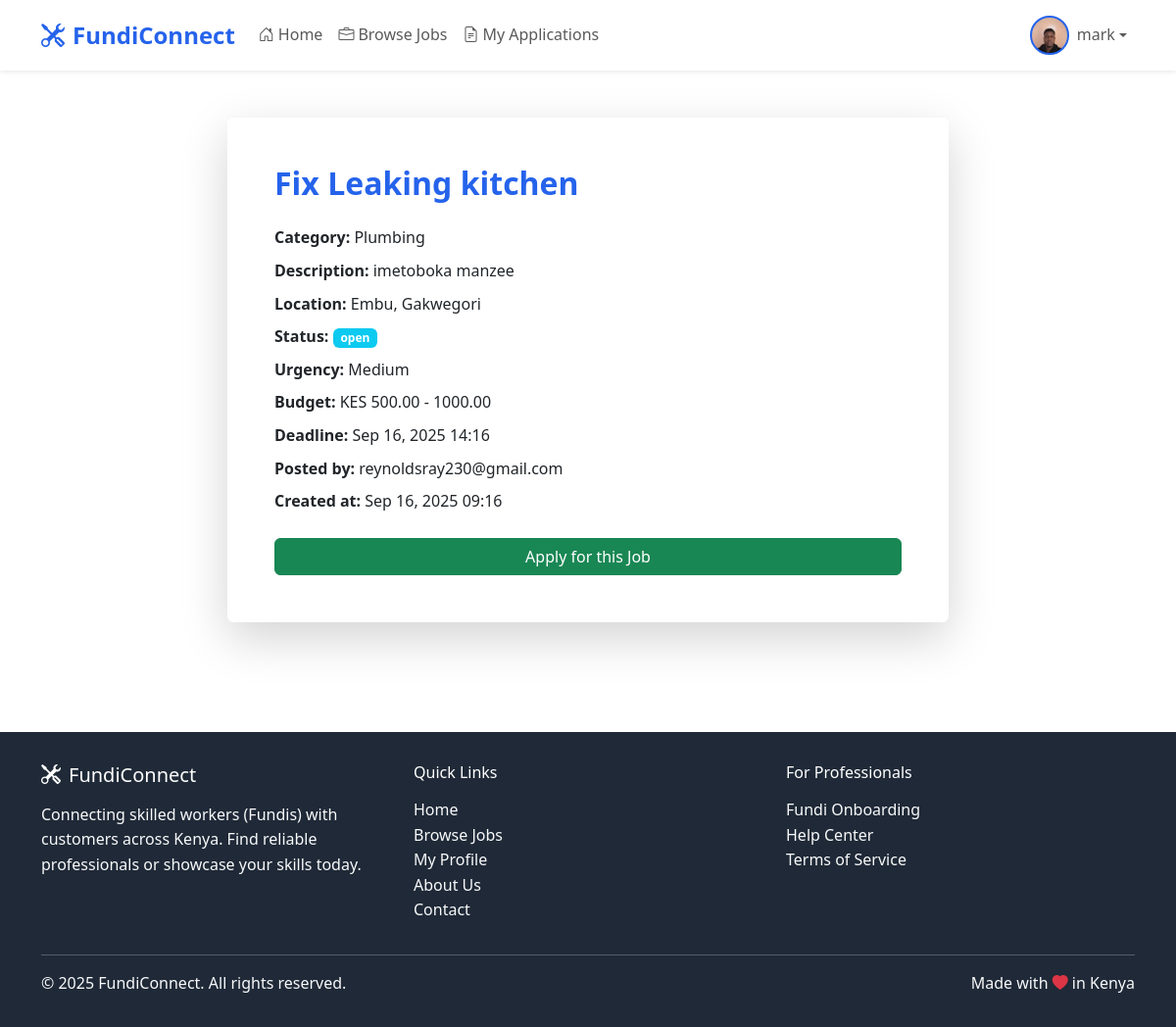
Before: /jobs/1/ (signed in) with the older database file.
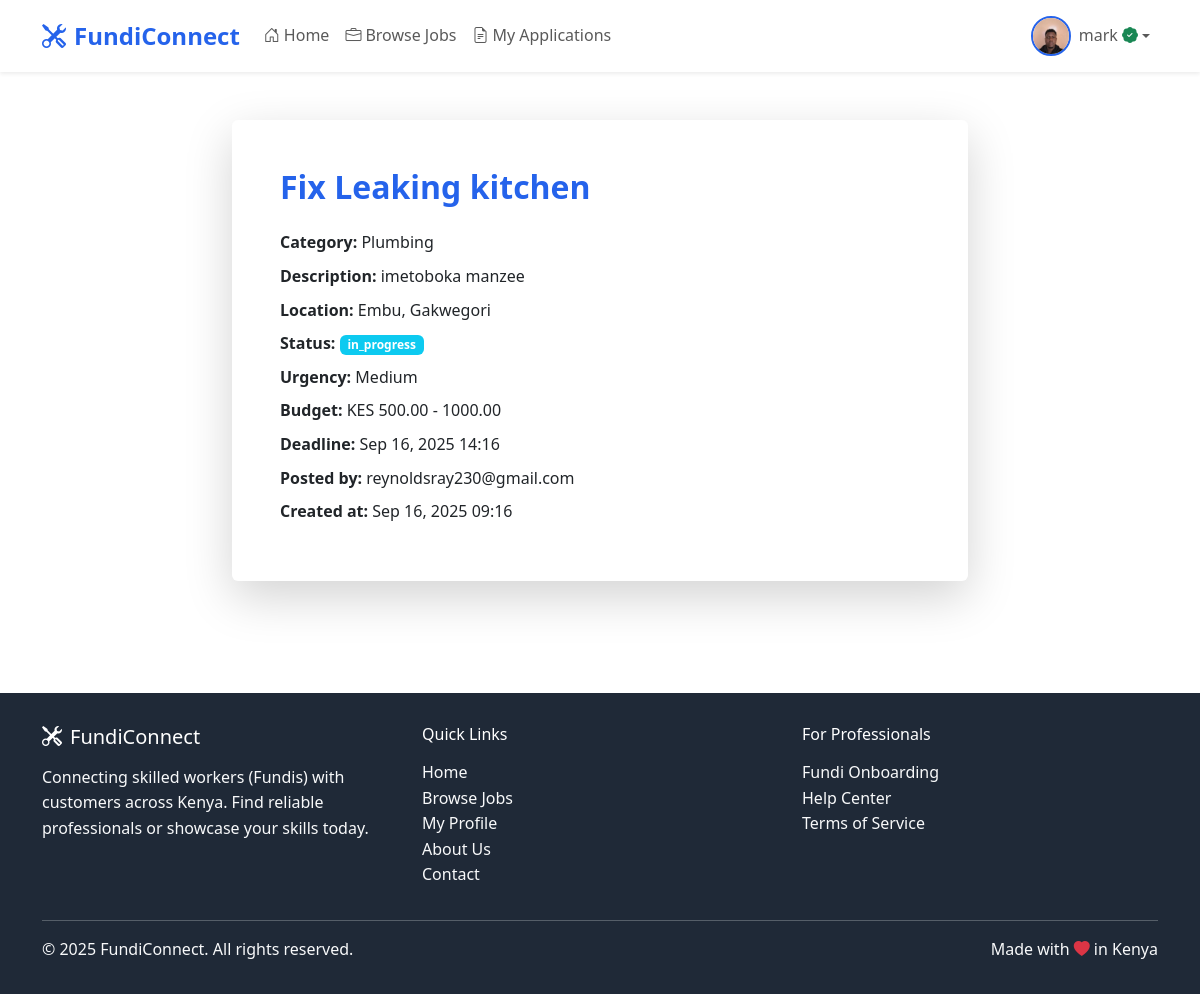
After: the same page with the newer database file.
### jobs/models.py (models this page shows, shortened)
class Job(models.Model):
    STATUS_CHOICES = [
        ('open', 'Open'),
        ('in_progress', 'In Progress'),
        ('completed', 'Completed'),
        ('cancelled', 'Cancelled'),
    ]
    URGENCY_CHOICES = [
        ('low', 'Low'),
        ('medium', 'Medium'),
        ('high', 'High'),
        ('urgent', 'Urgent'),
    ]
    title = models.CharField(max_length=200)
    description = models.TextField()
    customer = models.ForeignKey(User, on_delete=models.CASCADE, related_name='posted_jobs')
    fundi = models.ForeignKey(User, on_delete=models.SET_NULL, null=True, blank=True, related_name='assigned_jobs')
    category = models.ForeignKey(Category, on_delete=models.SET_NULL, null=True)
    location = models.CharField(max_length=100)
    status = models.CharField(max_length=20, choices=STATUS_CHOICES, default='open')
    urgency = models.CharField(max_length=10, choices=URGENCY_CHOICES, default='medium')
    budget_min = models.DecimalField(max_digits=10, decimal_places=2, null=True, blank=True)
    budget_max = models.DecimalField(max_digits=10, decimal_places=2, null=True, blank=True)
    created_at = models.DateTimeField(auto_now_add=True)
    updated_at = models.DateTimeField(auto_now=True)
    deadline = models.DateTimeField(null=True, blank=True)
    rating = models.PositiveSmallIntegerField(null=True, blank=True)  # 1-5 stars
    customer_review_text = models.TextField(blank=True)  # Optional written review
    class Meta:
        ordering = ['-created_at']

class Category(models.Model):
    name = models.CharField(max_length=50, unique=True)
    description = models.TextField(blank=True)
    created_at = models.DateTimeField(auto_now_add=True)
    class Meta:
        verbose_name_plural = "Categories"

### users/models.py (models this page shows, shortened)
class User(AbstractUser):
    ROLE_CHOICES = [
        ('customer', 'Customer'),
        ('fundi', 'Fundi'),
    ]
    email = models.EmailField(unique=True)
    role = models.CharField(max_length=10, choices=ROLE_CHOICES)
    phone_number = models.CharField(max_length=20, blank=True)
    phone_verified = models.BooleanField(default=False)
    otp_code = models.CharField(max_length=6, blank=True)
    otp_created_at = models.DateTimeField(null=True, blank=True)
    location = models.CharField(max_length=100, blank=True)
    latitude = models.DecimalField(max_digits=9, decimal_places=6, null=True, blank=True)
    longitude = models.DecimalField(max_digits=9, decimal_places=6, null=True, blank=True)
    profile_photo = models.ImageField(upload_to='customer_photos/', null=True, blank=True)
    id_document = models.ImageField(upload_to='customer_ids/', null=True, blank=True)
    date_joined = models.DateTimeField(auto_now_add=True)
    is_verified = models.BooleanField(default=False)
    onboarding_complete = models.BooleanField(default=False)
    USERNAME_FIELD = 'email'
    REQUIRED_FIELDS = ['username']

### jobs/views.py (the view)
# urls.py: path('<int:job_id>/', views.job_detail, name='job_detail_jobs'),
def job_detail(request, job_id):
    job = get_object_or_404(Job, id=job_id)
    user_has_applied = False
    if request.user.is_authenticated and request.user.role == 'fundi':
        user_has_applied = job.applications.filter(fundi=request.user).exists()
    applicants = []
    payment_completed = False
    if request.user.is_authenticated and request.user.role == 'customer' and job.customer == request.user:
        payment_completed = job.payments.filter(status='completed').exists()
        if payment_completed:
            applicants = job.applications.select_related('fundi').all()
    context = {
        'job': job,
        'user_has_applied': user_has_applied,
        'applicants': applicants,
        'payment_completed': payment_completed,
    }
    return render(request, 'jobs/job_detail.html', context)

### templates/jobs/job_detail.html (shortened to what this page needs)
{% extends 'base/base.html' %}
{% block content %}
<div class="container py-5">
    <div class="row justify-content-center">
        <div class="col-md-8">
            <div class="card shadow-lg">
                <div class="card-body p-5">
                    <h2 class="fw-bold text-primary mb-4">{{ job.title }}</h2>
                    <p class="mb-2"><strong>Category:</strong> {{ job.category.name }}</p>
                    <p class="mb-2"><strong>Description:</strong> {{ job.description }}</p>
                    <p class="mb-2"><strong>Location:</strong> {{ job.location }}</p>
                    <p class="mb-2"><strong>Status:</strong> <span class="badge bg-info">{{ job.status }}</span></p>
                    <p class="mb-2"><strong>Urgency:</strong> {{ job.get_urgency_display }}</p>
                    <p class="mb-2"><strong>Budget:</strong> KES {{ job.budget_min }} - {{ job.budget_max }}</p>
                    <p class="mb-2"><strong>Deadline:</strong> {{ job.deadline|date:"M d, Y H:i" }}</p>
                    <p class="mb-2"><strong>Posted by:</strong> {{ job.customer.email }}</p>
                    <p class="mb-2"><strong>Created at:</strong> {{ job.created_at|date:"M d, Y H:i" }}</p>
                    {% if user.is_authenticated and user.role == 'fundi' and job.status == 'open' %}
                        <a href="{% url 'jobs:apply' job.id %}" class="btn btn-success w-100 mt-3">Apply for this Job</a>
                    {% endif %}
                </div>
            </div>
        </div>
    </div>
</div>
{% endblock %}

### templates/base/base.html (shortened to what the changed rows need)
<!DOCTYPE html>
<html lang="en">
<head>
    <link href="https://cdn.jsdelivr.net/npm/bootstrap@5.3.0/dist/css/bootstrap.min.css" rel="stylesheet">
    <link href="https://cdn.jsdelivr.net/npm/bootstrap-icons@1.10.0/font/bootstrap-icons.css" rel="stylesheet">
</head>
<body>
    <nav class="navbar navbar-expand-lg navbar-light bg-white shadow-sm sticky-top">
        <div class="container">
            <div class="collapse navbar-collapse" id="navbarNav">
                <ul class="navbar-nav">
                    {% if user.is_authenticated %}
                        <li class="nav-item dropdown">
                            <a class="nav-link dropdown-toggle d-flex align-items-center" href="#" id="navbarDropdown" role="button" data-bs-toggle="dropdown">
                                {% if user.role == 'fundi' and user.fundi_profile and user.fundi_profile.profile_photo %}
                                    <img src="{{ user.fundi_profile.profile_photo.url }}" class="profile-avatar me-2" style="object-fit:cover; width:40px; height:40px; border-radius:50%; border:2px solid #2563eb;" alt="Avatar">
                                {% elif user.role == 'customer' and user.profile_photo %}
                                    <img src="{{ user.profile_photo.url }}" class="profile-avatar me-2" style="object-fit:cover; width:40px; height:40px; border-radius:50%; border:2px solid #2563eb;" alt="Avatar">
                                {% else %}
                                    <div class="profile-avatar me-2">
                                        {{ user.first_name.0|default:user.email.0|upper }}
                                    </div>
                                {% endif %}
                                {{ user.first_name|default:user.email }}
                                {% if user.role == 'fundi' and user.is_verified %}
                                    <i class="bi bi-patch-check-fill text-success ms-1"></i>
                                {% endif %}
                            </a>
                        </li>
                    {% endif %}
                </ul>
            </div>
        </div>
    </nav>
    <main>
        {% block content %}{% endblock %}
    </main>
</body>
</html>

Changed rows visible on the page:
changed User "mark": is_verified False → True (drawn)
changed Job "Fix Leaking kitchen": status "open" → "in_progress"
Other visible differences:
text no longer shown: "Apply for this Job"
